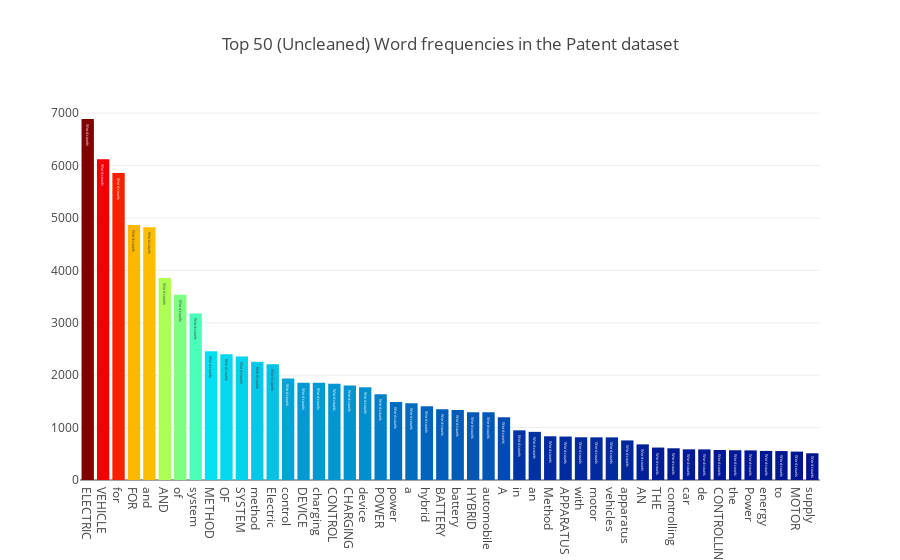

The notebook cell saved with this chart:
### Code cell
all_words = patent.str.split(expand=True).unstack().value_counts()
data = [go.Bar(
            x = all_words.index.values[2:50],
            y = all_words.values[2:50],
            marker= dict(colorscale='Jet',
                         color = all_words.values[2:100]
                        ),
            text='Word counts'
    )]

layout = go.Layout(
    title='Top 50 (Uncleaned) Word frequencies in the Patent dataset'
)

fig = go.Figure(data=data, layout=layout)

py.iplot(fig, filename='basic-bar')

### Figure 1 — Plotly figure (JSON) as saved in the notebook; plotly's stock layout.template omitted (floating-point values rounded to 4 significant figures)
{"data": [{"marker": {"color": [6888, 6121, 5856, 4865, 4824, 3852, 3537, 3179, 2457, 2399, 2355, 2256, 2208, 1937, 1857, 1854, 1836, 1804, 1769, 1637, 1486, 1464, 1408, 1350, 1334, 1292, 1291, 1197, 948, 919, 834, 829, 815, 814, 813, 755, 680, 619, 605, 585, 584, 572, 568, 565, 555, 552, 542, 510, 486, 486, 484, 480, 477, 476, 453, 451, 446, 443, 431, 426, 422, 415, 401, 400, 393, 390, 383, 366, 364, 347, 336, 336, 334, 328, 321, 317, 315, 315, 312, 309, 300, 300, 292, 290, 286, 272, 263, 262, 258, 257, 250, 248, 247, 241, 239, 236, 233, 233], "colorscale": "Jet"}, "text": "Word counts", "type": "bar", "uid": "a74eae1b-8730-43b1-9343-45296aff7dd0", "x": ["ELECTRIC", "VEHICLE", "for", "FOR", "and", "AND", "of", "system", "METHOD", "OF", "SYSTEM", "method", "Electric", "control", "DEVICE", "charging", "CONTROL", "CHARGING", "device", "POWER", "power", "a", "hybrid", "BATTERY", "battery", "HYBRID", "automobile", "A", "in", "an", "Method", "APPARATUS", "with", "motor", "vehicles", "apparatus", "AN", "THE", "controlling", "car", "de", "CONTROLLING", "the", "Power", "energy", "to", "MOTOR", "supply"], "y": [6888, 6121, 5856, 4865, 4824, 3852, 3537, 3179, 2457, 2399, 2355, 2256, 2208, 1937, 1857, 1854, 1836, 1804, 1769, 1637, 1486, 1464, 1408, 1350, 1334, 1292, 1291, 1197, 948, 919, 834, 829, 815, 814, 813, 755, 680, 619, 605, 585, 584, 572, 568, 565, 555, 552, 542, 510]}], "layout": {"title": {"text": "Top 50 (Uncleaned) Word frequencies in the Patent dataset"}}}
